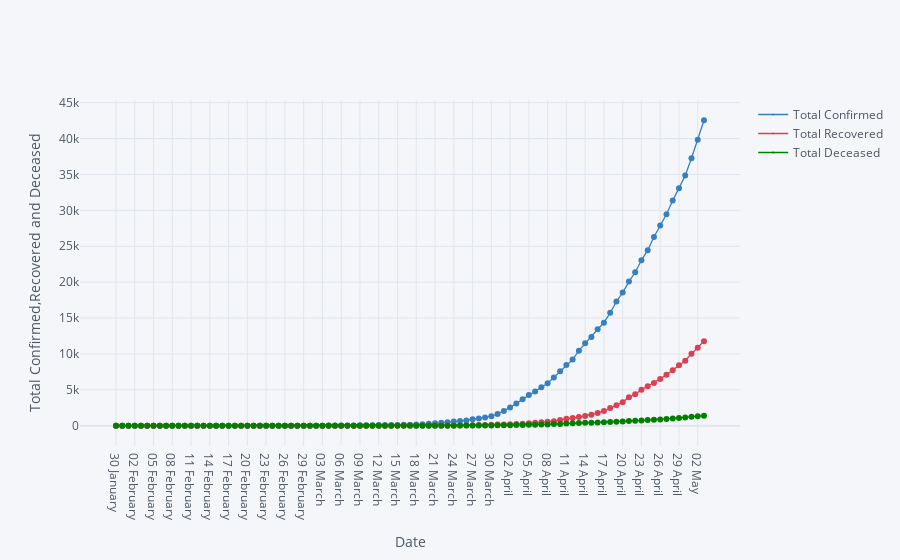

Notebook code for this chart:
### Markdown cell above
# Total Confirmed,Recovered,Deceased Date Wise

### Code cell
df_data.iplot(kind="scatter",x="Date",y=["Total Confirmed","Total Recovered","Total Deceased"],mode='markers+lines',xTitle="Date",yTitle="Total Confirmed,Recovered and Deceased",colors=['blue','red','green'],size=0)

### Figure 1 — Plotly figure (JSON) as saved in the notebook; plotly's stock layout.template omitted (floating-point values rounded to 4 significant figures)
{"data": [{"line": {"color": "rgba(55, 128, 191, 1.0)", "dash": "solid", "shape": "linear", "width": 1.3}, "marker": {"size": 0, "symbol": "circle"}, "mode": "markers+lines", "name": "Total Confirmed", "text": "", "type": "scatter", "x": ["30 January ", "31 January ", "01 February ", "02 February ", "03 February ", "04 February ", "05 February ", "06 February ", "07 February ", "08 February ", "09 February ", "10 February ", "11 February ", "12 February ", "13 February ", "14 February ", "15 February ", "16 February ", "17 February ", "18 February ", "19 February ", "20 February ", "21 February ", "22 February ", "23 February ", "24 February ", "25 February ", "26 February ", "27 February ", "28 February ", "29 February ", "01 March ", "02 March ", "03 March ", "04 March ", "05 March ", "06 March ", "07 March ", "08 March ", "09 March ", "10 March ", "11 March ", "12 March ", "13 March ", "14 March ", "15 March ", "16 March ", "17 March ", "18 March ", "19 March ", "20 March ", "21 March ", "22 March ", "23 March ", "24 March ", "25 March ", "26 March ", "27 March ", "28 March ", "29 March ", "30 March ", "31 March ", "01 April ", "02 April ", "03 April ", "04 April ", "05 April ", "06 April ", "07 April ", "08 April ", "09 April ", "10 April ", "11 April ", "12 April ", "13 April ", "14 April ", "15 April ", "16 April ", "17 April ", "18 April ", "19 April ", "20 April ", "21 April ", "22 April ", "23 April ", "24 April ", "25 April ", "26 April ", "27 April ", "28 April ", "29 April ", "30 April ", "01 May ", "02 May ", "03 May "], "y": [1, 1, 1, 2, 3, 3, 3, 3, 3, 3, 3, 3, 3, 3, 3, 3, 3, 3, 3, 3, 3, 3, 3, 3, 3, 3, 3, 3, 3, 3, 3, 3, 5, 6, 28, 30, 31, 34, 39, 48, 63, 71, 81, 91, 102, 112, 126, 146, 171, 198, 256, 334, 403, 497, 571, 657, 730, 883, 1019, 1139, 1326, 1635, 2059, 2545, 3105, 3684, 4293, 4777, 5350, 5915, 6728, 7599, 8453, 9211, 10454, 11485, 12371, 13432, 14354, 15725, 17305, 18544, 20081, 21373, 23040, 24448, 26283, 27890, 29458, 31360, 33065, 34866, 37262, 39829, 42546]}, {"line": {"color": "rgba(219, 64, 82, 1.0)", "dash": "solid", "shape": "linear", "width": 1.3}, "marker": {"size": 0, "symbol": "circle"}, "mode": "markers+lines", "name": "Total Recovered", "text": "", "type": "scatter", "x": ["30 January ", "31 January ", "01 February ", "02 February ", "03 February ", "04 February ", "05 February ", "06 February ", "07 February ", "08 February ", "09 February ", "10 February ", "11 February ", "12 February ", "13 February ", "14 February ", "15 February ", "16 February ", "17 February ", "18 February ", "19 February ", "20 February ", "21 February ", "22 February ", "23 February ", "24 February ", "25 February ", "26 February ", "27 February ", "28 February ", "29 February ", "01 March ", "02 March ", "03 March ", "04 March ", "05 March ", "06 March ", "07 March ", "08 March ", "09 March ", "10 March ", "11 March ", "12 March ", "13 March ", "14 March ", "15 March ", "16 March ", "17 March ", "18 March ", "19 March ", "20 March ", "21 March ", "22 March ", "23 March ", "24 March ", "25 March ", "26 March ", "27 March ", "28 March ", "29 March ", "30 March ", "31 March ", "01 April ", "02 April ", "03 April ", "04 April ", "05 April ", "06 April ", "07 April ", "08 April ", "09 April ", "10 April ", "11 April ", "12 April ", "13 April ", "14 April ", "15 April ", "16 April ", "17 April ", "18 April ", "19 April ", "20 April ", "21 April ", "22 April ", "23 April ", "24 April ", "25 April ", "26 April ", "27 April ", "28 April ", "29 April ", "30 April ", "01 May ", "02 May ", "03 May "], "y": [0, 0, 0, 0, 0, 0, 0, 0, 0, 0, 0, 0, 0, 0, 1, 1, 1, 2, 2, 2, 2, 3, 3, 3, 3, 3, 3, 3, 3, 3, 3, 3, 3, 3, 3, 3, 3, 3, 3, 3, 4, 4, 4, 10, 10, 13, 14, 15, 15, 20, 23, 23, 23, 25, 40, 43, 50, 75, 85, 102, 137, 150, 169, 191, 230, 286, 329, 394, 469, 565, 635, 786, 972, 1086, 1198, 1365, 1509, 1767, 2040, 2466, 2854, 3273, 3976, 4370, 5012, 5496, 5938, 6523, 7103, 7739, 8429, 9059, 10021, 10852, 11782]}, {"line": {"color": "rgba(0, 128, 0, 1.0)", "dash": "solid", "shape": "linear", "width": 1.3}, "marker": {"size": 0, "symbol": "circle"}, "mode": "markers+lines", "name": "Total Deceased", "text": "", "type": "scatter", "x": ["30 January ", "31 January ", "01 February ", "02 February ", "03 February ", "04 February ", "05 February ", "06 February ", "07 February ", "08 February ", "09 February ", "10 February ", "11 February ", "12 February ", "13 February ", "14 February ", "15 February ", "16 February ", "17 February ", "18 February ", "19 February ", "20 February ", "21 February ", "22 February ", "23 February ", "24 February ", "25 February ", "26 February ", "27 February ", "28 February ", "29 February ", "01 March ", "02 March ", "03 March ", "04 March ", "05 March ", "06 March ", "07 March ", "08 March ", "09 March ", "10 March ", "11 March ", "12 March ", "13 March ", "14 March ", "15 March ", "16 March ", "17 March ", "18 March ", "19 March ", "20 March ", "21 March ", "22 March ", "23 March ", "24 March ", "25 March ", "26 March ", "27 March ", "28 March ", "29 March ", "30 March ", "31 March ", "01 April ", "02 April ", "03 April ", "04 April ", "05 April ", "06 April ", "07 April ", "08 April ", "09 April ", "10 April ", "11 April ", "12 April ", "13 April ", "14 April ", "15 April ", "16 April ", "17 April ", "18 April ", "19 April ", "20 April ", "21 April ", "22 April ", "23 April ", "24 April ", "25 April ", "26 April ", "27 April ", "28 April ", "29 April ", "30 April ", "01 May ", "02 May ", "03 May "], "y": [0, 0, 0, 0, 0, 0, 0, 0, 0, 0, 0, 0, 0, 0, 0, 0, 0, 0, 0, 0, 0, 0, 0, 0, 0, 0, 0, 0, 0, 0, 0, 0, 0, 0, 0, 0, 0, 0, 0, 0, 0, 0, 1, 1, 2, 2, 2, 3, 3, 4, 4, 4, 7, 9, 10, 11, 16, 19, 24, 27, 41, 47, 53, 69, 83, 96, 118, 134, 161, 181, 227, 249, 290, 332, 359, 396, 423, 449, 487, 522, 560, 593, 646, 682, 722, 781, 825, 881, 939, 1008, 1079, 1154, 1231, 1323, 1391]}], "layout": {"legend": {"bgcolor": "#F5F6F9", "font": {"color": "#4D5663"}}, "paper_bgcolor": "#F5F6F9", "plot_bgcolor": "#F5F6F9", "title": {"font": {"color": "#4D5663"}}, "xaxis": {"gridcolor": "#E1E5ED", "showgrid": true, "tickfont": {"color": "#4D5663"}, "title": {"font": {"color": "#4D5663"}, "text": "Date"}, "zerolinecolor": "#E1E5ED"}, "yaxis": {"gridcolor": "#E1E5ED", "showgrid": true, "tickfont": {"color": "#4D5663"}, "title": {"font": {"color": "#4D5663"}, "text": "Total Confirmed,Recovered and Deceased"}, "zerolinecolor": "#E1E5ED"}}}
